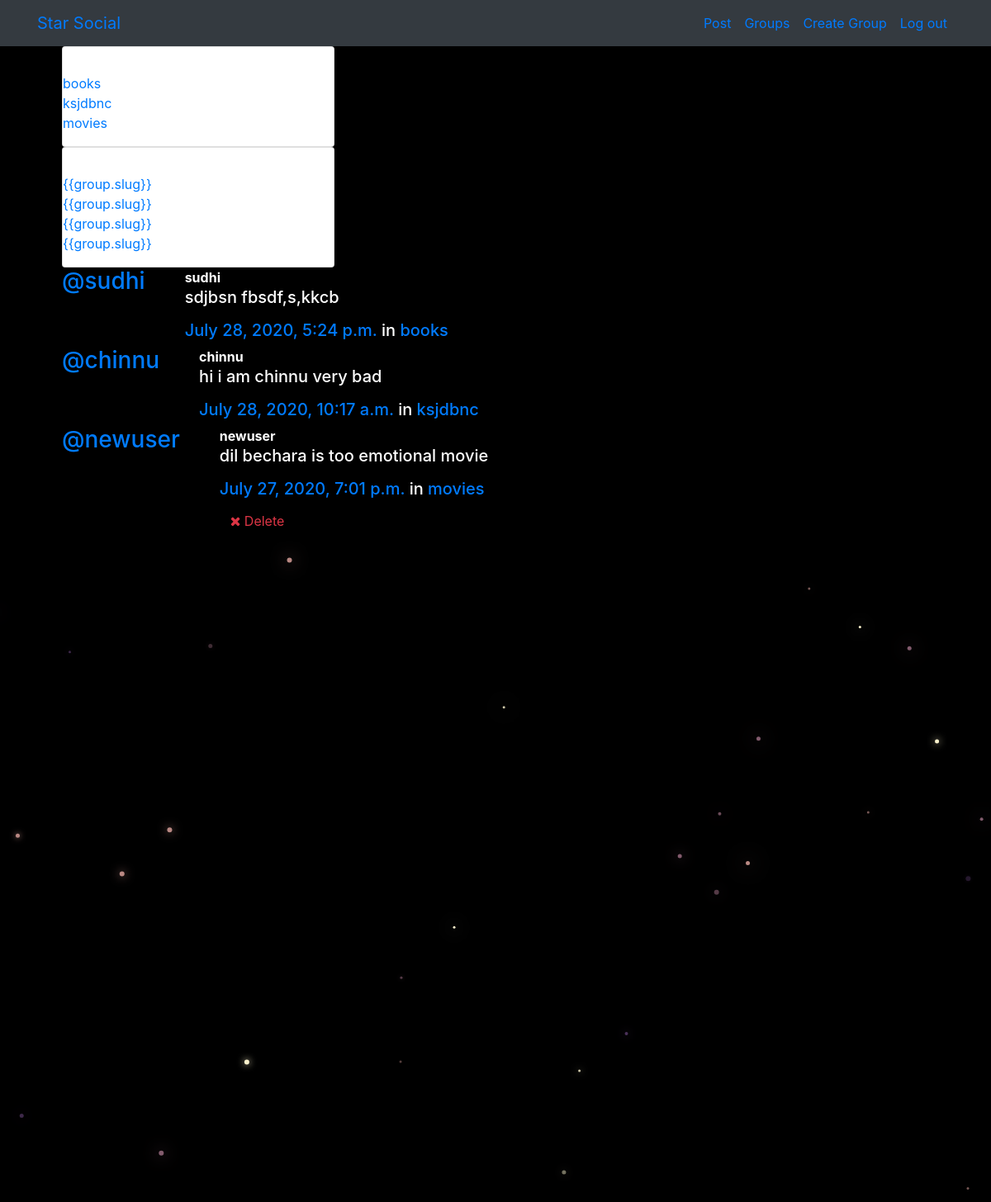
Screenshot of /posts/ (signed in) with the database file from the repository.
### groups/models.py (models this page shows, shortened)
class Group(models.Model):
    name=models.CharField(max_length=250,unique=True)
    slug=models.SlugField(allow_unicode=True, unique=True)
    description = models.TextField(blank=True,default='')
    description_html = models.TextField(editable=False, default='',blank=True)
    members = models.ManyToManyField(User,through="GroupMember")
    class Meta:
        ordering = ["name"]

### posts/models.py (models this page shows, shortened)
class Post(models.Model):
    user=models.ForeignKey(User, related_name="posts",on_delete=models.CASCADE)
    created_at = models.DateTimeField(auto_now=True)
    message=models.TextField()
    message_html = models.TextField(editable=False)
    group = models.ForeignKey(Group, related_name="posts",null=True,blank=True,on_delete=models.CASCADE)
    class Meta:
        ordering=["-created_at"]
        unique_together=["user","message"]

### posts/views.py (the view)
# urls.py: path('', views.PostList.as_view(), name="all"),
class PostList(SelectRelatedMixin, generic.ListView):
    model = models.Post
    select_related = ("user", "group")
    queryset = models.Post.objects.all()
    def get_context_data(self,**kwargs):
        context =super(PostList,self).get_context_data(**kwargs)
        context['user_groups'] = Group.objects.filter(members__in=[self.request.user])
        context['all_groups'] = Group.objects.all()
        return context

### posts/templates/posts/post_list.html
{% extends "posts/post_base.html" %}
{% load humanize %}
{% block pre_post %}
<div class="col-md-4">
  {% if request.user.is_authenticated %}
  <div class="card card-with-shadow">
    <div class="content">
      <h5 class="title">Your Groups</h5>
      <ul class="list-unstyled">
        {% for user_group in user_groups %}
        <li class='group li-with-bullet'>
          <a href="{% url 'groups:single' slug=user_group.slug %}">{{user_group.slug}}</a>
        </li>
        {% endfor %}
      </ul>
    </div>
  </div>
  {% endif %}
  <div class="card card-with-shadow">
    <div class="content">
      <h5 class="title">All groups</h5>
      <ul class="list-unstyled">
        {% for group in all_groups %}
        <li class='group li-with-bullet'><a href="{% url 'groups:single' slug=group.slug %}">{‌{group.slug}}</a></li>
        {% endfor %}
      </ul>
    </div>
  </div>
</div>
{%  endblock %}
{% block post_content %}
<div class="col-md-8">
  {% for post in post_list %}
  {% include "posts/_post.html" %}
  {% endfor %}
</div>
{% endblock %}

### posts/templates/posts/post_base.html (shortened to what this page needs)
{% extends "base.html" %}
{% block content %}
<div class="posts-page">
  <div class="container">
    {% block pre_post %}{% endblock %}
    {% block post_content %}{% endblock %}
  </div>
</div>
{% endblock %}

### templates/base.html (shortened to what this page needs)
<!DOCTYPE html>
{% load static %}
<html lang="en" dir="ltr">
  <head>
    <link rel="stylesheet" href="https://stackpath.bootstrapcdn.com/bootstrap/4.5.0/css/bootstrap.min.css"
>
     <link href="https://maxcdn.bootstrapcdn.com/font-awesome/4.7.0/css/font-awesome.min.css" rel="stylesheet">
    <link rel="stylesheet" href="{% static 'simplesocial/css/master.css' %}">
  </head>
  <body>
    <nav class="navbar navbar-expand-lg bg-dark mynav" role="navigation" id="navbar">
      <div class="container">
        <div class="navbar-nav align-items-center">
          <a class="navbar-brand mynav" href="{% url 'home' %}">Star Social</a>
        </div>
        <div class="navbar-nav ml-auto">
          {% if user.is_authenticated %}
            <a class="nav-item nav-link" href="{% url 'posts:create' %}" class="btn btn-simple">Post</a>
            <a class="nav-item nav-link" href="{% url 'groups:all' %}" class="btn btn-simple">Groups</a>
            <a class="nav-item nav-link" href="{% url 'groups:create' %}" class="btn btn-simple">Create Group</a>
            <a class="nav-item nav-link" href="{% url 'accounts:logout' %}" class="btn btn-simple">Log out</a>
          {% else %}
            <a class="nav-item nav-link" href="{% url 'groups:all' %}"class="btn btn-simple">Groups</a>
            <a class="nav-item nav-link" href="{% url 'accounts:login' %}" class="btn btn-simple">Log in</a>
            <a class="nav-item nav-link" href="{% url 'accounts:signup' %}" class="btn btn-simple">Sign up</a>
          {% endif %}
        </div>
      </div>
    </nav>
    <div class="container mycontent">
      {% block content %}
      {% endblock %}
    </div>
    <canvas id="canvas"></canvas>
  </body>
</html>

### posts/templates/posts/_post.html
<div class="media">
  <h3 class="mr-5"><a href="{% url 'posts:for_user' username=post.user.username %}">@{{ post.user.username }}</a></h3>
  <div class="media-body">
    <strong>{{post.user.username}}</strong>
    <h5>{{post.message_html|safe}}
        <time class="time"><a href="{% url 'posts:single' username=post.user.username pk=post.pk %}">{{post.created_at}}</a></time>
        {% if post.group %}
        <span class="group-name">in <a href="#">{{post.group.name}}</a></span>
        {% endif %}
    </h5>
    <div class="media-footer">
      {% if user.is_authenticated and post.user == user and not hide_delete %}
        <a href="{% url 'posts:delete' pk=post.pk %}" title="delete" class="btn btn-simple">
          <span class="fa fa-remove text-danger" aria-hidden="true"></span>
          <span class="text-danger icon-label">Delete</span>
        </a>
    {% endif %}
    </div>
  </div>
</div>

### static/simplesocial/css/master.css (style rules this page uses)
body { margin: 0; overflow: hidden; background-color: black; color:white; }

### rows the page displays
Group: slug "books"
Group: slug "ksjdbnc"
Group: slug "movies"
Post: user.username "sudhi", message_html "sdjbsn fbsdf,s,kkcb", created_at "July 28, 2020, 5:24 p.m.", group.name "books"
Post: user.username "chinnu", message_html "hi i am chinnu very bad", created_at "July 28, 2020, 10:17 a.m.", group.name "ksjdbnc"
Post: user.username "newuser", message_html "dil bechara is too emotional movie", created_at "July 27, 2020, 7:01 p.m.", group.name "movies", shows "Delete"
